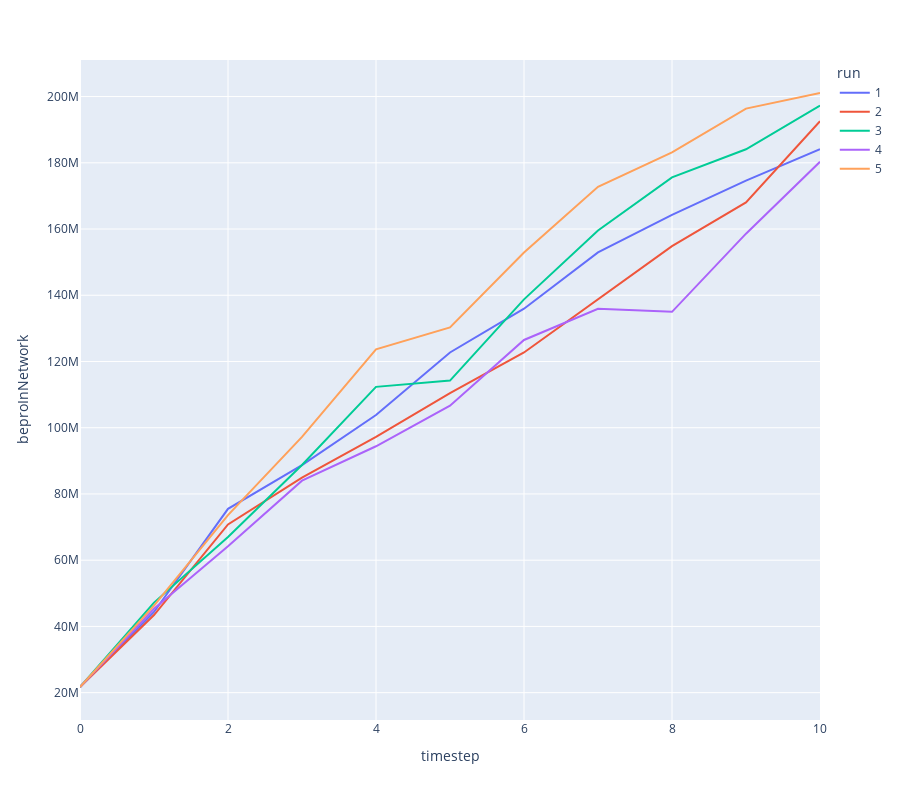

Notebook code cell kept with this figure:
### Code cell
px.line(
    df,
    x='timestep',
    y='beproInNetwork', 
    color='run', 
    height=800,
)

### Figure 1 — Plotly figure (JSON) as saved in the notebook; plotly's stock layout.template omitted (floating-point values rounded to 4 significant figures)
{"data": [{"hovertemplate": "run=1<br>timestep=%{x}<br>beproInNetwork=%{y}<extra></extra>", "legendgroup": "1", "line": {"color": "#636efa", "dash": "solid"}, "mode": "lines", "name": "1", "orientation": "v", "showlegend": true, "type": "scatter", "x": [0, 1, 1, 2, 2, 3, 3, 4, 4, 5, 5, 6, 6, 7, 7, 8, 8, 9, 9, 10, 10], "xaxis": "x", "y": [21712000, 44368000, 44368000, 75520000, 75520000, 88736000, 88736000, 103840000, 103840000, 122720000, 122720000, 135936000, 135936000, 152928000, 152928000, 164256000, 164256000, 174640000, 174640000, 184080000, 184080000], "yaxis": "y"}, {"hovertemplate": "run=2<br>timestep=%{x}<br>beproInNetwork=%{y}<extra></extra>", "legendgroup": "2", "line": {"color": "#EF553B", "dash": "solid"}, "mode": "lines", "name": "2", "orientation": "v", "showlegend": true, "type": "scatter", "x": [0, 1, 1, 2, 2, 3, 3, 4, 4, 5, 5, 6, 6, 7, 7, 8, 8, 9, 9, 10, 10], "xaxis": "x", "y": [21712000, 43424000, 43424000, 70800000, 70800000, 84960000, 84960000, 97232000, 97232000, 110448000, 110448000, 122720000, 122720000, 138768000, 138768000, 154816000, 154816000, 168032000, 168032000, 192576000, 192576000], "yaxis": "y"}, {"hovertemplate": "run=3<br>timestep=%{x}<br>beproInNetwork=%{y}<extra></extra>", "legendgroup": "3", "line": {"color": "#00cc96", "dash": "solid"}, "mode": "lines", "name": "3", "orientation": "v", "showlegend": true, "type": "scatter", "x": [0, 1, 1, 2, 2, 3, 3, 4, 4, 5, 5, 6, 6, 7, 7, 8, 8, 9, 9, 10, 10], "xaxis": "x", "y": [21712000, 47200000, 47200000, 67024000, 67024000, 88736000, 88736000, 112336000, 112336000, 114224000, 114224000, 138768000, 138768000, 159536000, 159536000, 175584000, 175584000, 184080000, 184080000, 197296000, 197296000], "yaxis": "y"}, {"hovertemplate": "run=4<br>timestep=%{x}<br>beproInNetwork=%{y}<extra></extra>", "legendgroup": "4", "line": {"color": "#ab63fa", "dash": "solid"}, "mode": "lines", "name": "4", "orientation": "v", "showlegend": true, "type": "scatter", "x": [0, 1, 1, 2, 2, 3, 3, 4, 4, 5, 5, 6, 6, 7, 7, 8, 8, 9, 9, 10, 10], "xaxis": "x", "y": [21712000, 45312000, 45312000, 64192000, 64192000, 84016000, 84016000, 94400000, 94400000, 106672000, 106672000, 126496000, 126496000, 135936000, 135936000, 134992000, 134992000, 158592000, 158592000, 180304000, 180304000], "yaxis": "y"}, {"hovertemplate": "run=5<br>timestep=%{x}<br>beproInNetwork=%{y}<extra></extra>", "legendgroup": "5", "line": {"color": "#FFA15A", "dash": "solid"}, "mode": "lines", "name": "5", "orientation": "v", "showlegend": true, "type": "scatter", "x": [0, 1, 1, 2, 2, 3, 3, 4, 4, 5, 5, 6, 6, 7, 7, 8, 8, 9, 9, 10, 10], "xaxis": "x", "y": [21712000, 46256000, 46256000, 73632000, 73632000, 97232000, 97232000, 123664000, 123664000, 130272000, 130272000, 152928000, 152928000, 172752000, 172752000, 183136000, 183136000, 196352000, 196352000, 201072000, 201072000], "yaxis": "y"}], "layout": {"height": 800, "legend": {"title": {"text": "run"}, "tracegroupgap": 0}, "margin": {"t": 60}, "xaxis": {"anchor": "y", "domain": [0, 1], "title": {"text": "timestep"}}, "yaxis": {"anchor": "x", "domain": [0, 1], "title": {"text": "beproInNetwork"}}}}
